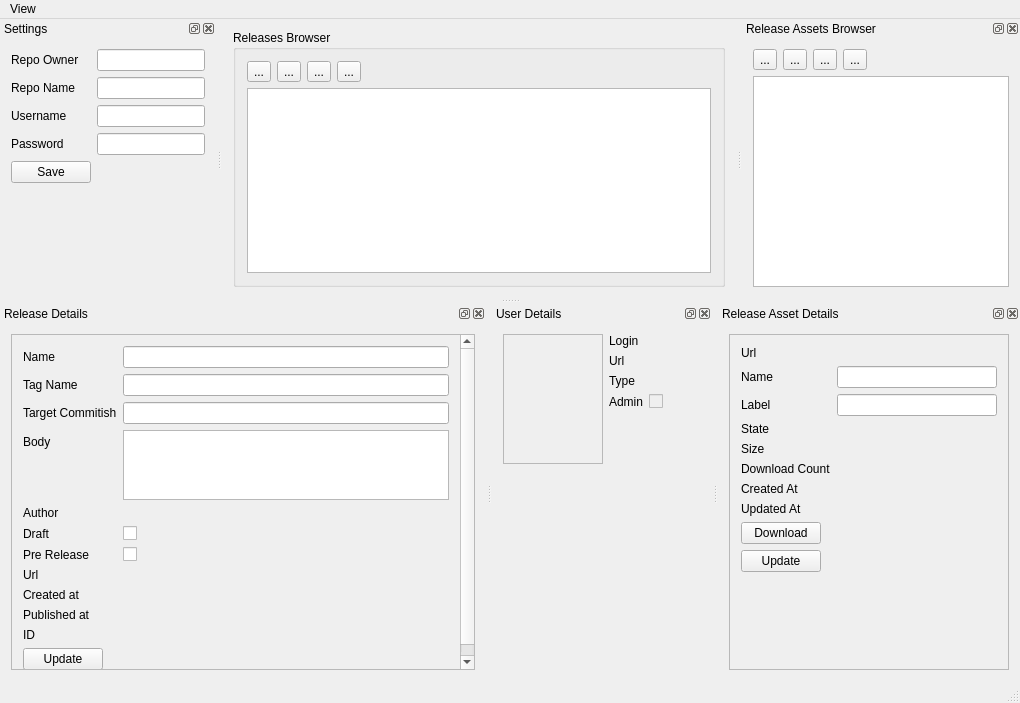
<?xml version="1.0" encoding="UTF-8"?>
<ui version="4.0">
 <class>MainWindow</class>
 <widget class="QMainWindow" name="MainWindow">
  <property name="geometry">
   <rect>
    <x>0</x>
    <y>0</y>
    <width>1020</width>
    <height>703</height>
   </rect>
  </property>
  <property name="windowTitle">
   <string>GitHub Release Editor</string>
  </property>
  <widget class="QWidget" name="centralWidget">
   <layout class="QVBoxLayout" name="verticalLayout">
    <item>
     <widget class="QGroupBox" name="groupBox">
      <property name="title">
       <string>Releases Browser</string>
      </property>
      <layout class="QVBoxLayout" name="verticalLayout_9">
       <item>
        <layout class="QHBoxLayout" name="horizontalLayout_3">
         <item>
          <widget class="QToolButton" name="reloadReleases">
           <property name="toolTip">
            <string>Reload</string>
           </property>
           <property name="text">
            <string>...</string>
           </property>
           <property name="icon">
            <iconset resource="resources.qrc">
             <normaloff>:/icons/PNG/gray_18/reload.png</normaloff>:/icons/PNG/gray_18/reload.png</iconset>
           </property>
          </widget>
         </item>
         <item>
          <widget class="QToolButton" name="releaseNew">
           <property name="statusTip">
            <string>Create new release</string>
           </property>
           <property name="text">
            <string>...</string>
           </property>
           <property name="icon">
            <iconset resource="resources.qrc">
             <normaloff>:/icons/PNG/gray_18/add.png</normaloff>:/icons/PNG/gray_18/add.png</iconset>
           </property>
          </widget>
         </item>
         <item>
          <widget class="QToolButton" name="releaseDelete">
           <property name="statusTip">
            <string>Delete Release</string>
           </property>
           <property name="text">
            <string>...</string>
           </property>
           <property name="icon">
            <iconset resource="resources.qrc">
             <normaloff>:/icons/PNG/gray_18/trash_can.png</normaloff>:/icons/PNG/gray_18/trash_can.png</iconset>
           </property>
          </widget>
         </item>
         <item>
          <widget class="QToolButton" name="releaseDetailsTB">
           <property name="statusTip">
            <string>View release details</string>
           </property>
           <property name="text">
            <string>...</string>
           </property>
           <property name="icon">
            <iconset resource="resources.qrc">
             <normaloff>:/icons/PNG/gray_18/eye.png</normaloff>:/icons/PNG/gray_18/eye.png</iconset>
           </property>
          </widget>
         </item>
         <item>
          <spacer name="horizontalSpacer_2">
           <property name="orientation">
            <enum>Qt::Horizontal</enum>
           </property>
           <property name="sizeHint" stdset="0">
            <size>
             <width>40</width>
             <height>20</height>
            </size>
           </property>
          </spacer>
         </item>
        </layout>
       </item>
       <item>
        <widget class="QTableWidget" name="releaseBrowser">
         <property name="editTriggers">
          <set>QAbstractItemView::NoEditTriggers</set>
         </property>
         <property name="selectionMode">
          <enum>QAbstractItemView::SingleSelection</enum>
         </property>
         <property name="selectionBehavior">
          <enum>QAbstractItemView::SelectRows</enum>
         </property>
         <property name="sortingEnabled">
          <bool>true</bool>
         </property>
         <attribute name="verticalHeaderVisible">
          <bool>false</bool>
         </attribute>
        </widget>
       </item>
      </layout>
     </widget>
    </item>
   </layout>
  </widget>
  <widget class="QMenuBar" name="menuBar">
   <property name="geometry">
    <rect>
     <x>0</x>
     <y>0</y>
     <width>1020</width>
     <height>20</height>
    </rect>
   </property>
   <widget class="QMenu" name="menuView">
    <property name="title">
     <string>View</string>
    </property>
    <addaction name="separator"/>
   </widget>
   <addaction name="menuView"/>
  </widget>
  <widget class="QStatusBar" name="statusBar"/>
  <widget class="QDockWidget" name="dockReleaseDetails">
   <property name="windowTitle">
    <string>Release Details</string>
   </property>
   <attribute name="dockWidgetArea">
    <number>8</number>
   </attribute>
   <widget class="QWidget" name="dockWidgetContents">
    <layout class="QVBoxLayout" name="verticalLayout_3">
     <item>
      <widget class="QScrollArea" name="scrollArea">
       <property name="lineWidth">
        <number>0</number>
       </property>
       <property name="widgetResizable">
        <bool>true</bool>
       </property>
       <widget class="QWidget" name="scrollAreaWidgetContents">
        <property name="geometry">
         <rect>
          <x>0</x>
          <y>0</y>
          <width>472</width>
          <height>358</height>
         </rect>
        </property>
        <layout class="QFormLayout" name="formLayout_2">
         <item row="0" column="0">
          <widget class="QLabel" name="label">
           <property name="text">
            <string>Name</string>
           </property>
          </widget>
         </item>
         <item row="0" column="1">
          <widget class="QLineEdit" name="releaseName"/>
         </item>
         <item row="1" column="0">
          <widget class="QLabel" name="label_2">
           <property name="text">
            <string>Tag Name</string>
           </property>
          </widget>
         </item>
         <item row="1" column="1">
          <widget class="QLineEdit" name="releaseTagName"/>
         </item>
         <item row="2" column="0">
          <widget class="QLabel" name="label_6">
           <property name="text">
            <string>Target Commitish</string>
           </property>
          </widget>
         </item>
         <item row="2" column="1">
          <widget class="QLineEdit" name="releaseTargetCommitish"/>
         </item>
         <item row="3" column="0">
          <widget class="QLabel" name="label_3">
           <property name="text">
            <string>Body</string>
           </property>
          </widget>
         </item>
         <item row="3" column="1">
          <widget class="QTextEdit" name="releaseBody"/>
         </item>
         <item row="4" column="0">
          <widget class="QLabel" name="label_8">
           <property name="text">
            <string>Author</string>
           </property>
          </widget>
         </item>
         <item row="4" column="1">
          <widget class="QLabel" name="releaseAuthor">
           <property name="text">
            <string/>
           </property>
          </widget>
         </item>
         <item row="5" column="0">
          <widget class="QLabel" name="label_4">
           <property name="text">
            <string>Draft</string>
           </property>
          </widget>
         </item>
         <item row="5" column="1">
          <widget class="QCheckBox" name="releaseDraft">
           <property name="text">
            <string/>
           </property>
          </widget>
         </item>
         <item row="6" column="0">
          <widget class="QLabel" name="label_5">
           <property name="text">
            <string>Pre Release</string>
           </property>
          </widget>
         </item>
         <item row="6" column="1">
          <widget class="QCheckBox" name="releasePreRelease">
           <property name="text">
            <string/>
           </property>
          </widget>
         </item>
         <item row="7" column="0">
          <widget class="QLabel" name="label_9">
           <property name="text">
            <string>Url</string>
           </property>
          </widget>
         </item>
         <item row="7" column="1">
          <widget class="QLabel" name="releaseHtmlUrl">
           <property name="text">
            <string/>
           </property>
          </widget>
         </item>
         <item row="8" column="0">
          <widget class="QLabel" name="label_11">
           <property name="text">
            <string>Created at</string>
           </property>
          </widget>
         </item>
         <item row="8" column="1">
          <widget class="QLabel" name="releaseCreatedAt">
           <property name="text">
            <string/>
           </property>
          </widget>
         </item>
         <item row="9" column="0">
          <widget class="QLabel" name="label_13">
           <property name="text">
            <string>Published at</string>
           </property>
          </widget>
         </item>
         <item row="9" column="1">
          <widget class="QLabel" name="releasePublishedAt">
           <property name="text">
            <string/>
           </property>
          </widget>
         </item>
         <item row="10" column="0">
          <widget class="QLabel" name="label_15">
           <property name="text">
            <string>ID</string>
           </property>
          </widget>
         </item>
         <item row="10" column="1">
          <widget class="QLabel" name="releaseID">
           <property name="text">
            <string/>
           </property>
          </widget>
         </item>
         <item row="11" column="0">
          <widget class="QPushButton" name="updateRelease">
           <property name="text">
            <string>Update</string>
           </property>
           <property name="icon">
            <iconset resource="resources.qrc">
             <normaloff>:/icons/PNG/gray_18/pencil.png</normaloff>:/icons/PNG/gray_18/pencil.png</iconset>
           </property>
          </widget>
         </item>
        </layout>
       </widget>
      </widget>
     </item>
    </layout>
   </widget>
  </widget>
  <widget class="QDockWidget" name="dockUserDetails">
   <property name="sizePolicy">
    <sizepolicy hsizetype="Expanding" vsizetype="Expanding">
     <horstretch>0</horstretch>
     <verstretch>0</verstretch>
    </sizepolicy>
   </property>
   <property name="windowTitle">
    <string>User Details</string>
   </property>
   <attribute name="dockWidgetArea">
    <number>8</number>
   </attribute>
   <widget class="QWidget" name="dockWidgetContents_2">
    <layout class="QFormLayout" name="formLayout_4">
     <item row="0" column="0">
      <widget class="QLabel" name="userPicture">
       <property name="sizePolicy">
        <sizepolicy hsizetype="Fixed" vsizetype="Fixed">
         <horstretch>0</horstretch>
         <verstretch>0</verstretch>
        </sizepolicy>
       </property>
       <property name="minimumSize">
        <size>
         <width>100</width>
         <height>130</height>
        </size>
       </property>
       <property name="maximumSize">
        <size>
         <width>100</width>
         <height>130</height>
        </size>
       </property>
       <property name="frameShape">
        <enum>QFrame::StyledPanel</enum>
       </property>
       <property name="frameShadow">
        <enum>QFrame::Sunken</enum>
       </property>
       <property name="text">
        <string/>
       </property>
       <property name="scaledContents">
        <bool>true</bool>
       </property>
      </widget>
     </item>
     <item row="0" column="1">
      <layout class="QFormLayout" name="formLayout_3">
       <item row="0" column="0">
        <widget class="QLabel" name="label_12">
         <property name="text">
          <string>Login</string>
         </property>
        </widget>
       </item>
       <item row="0" column="1">
        <widget class="QLabel" name="userLogin">
         <property name="text">
          <string/>
         </property>
        </widget>
       </item>
       <item row="1" column="0">
        <widget class="QLabel" name="label_14">
         <property name="text">
          <string>Url</string>
         </property>
        </widget>
       </item>
       <item row="1" column="1">
        <widget class="QLabel" name="userUrl">
         <property name="text">
          <string/>
         </property>
         <property name="textFormat">
          <enum>Qt::RichText</enum>
         </property>
         <property name="openExternalLinks">
          <bool>true</bool>
         </property>
         <property name="textInteractionFlags">
          <set>Qt::LinksAccessibleByMouse|Qt::TextSelectableByMouse</set>
         </property>
        </widget>
       </item>
       <item row="2" column="0">
        <widget class="QLabel" name="label_7">
         <property name="text">
          <string>Type</string>
         </property>
        </widget>
       </item>
       <item row="2" column="1">
        <widget class="QLabel" name="userType">
         <property name="text">
          <string/>
         </property>
        </widget>
       </item>
       <item row="3" column="0">
        <widget class="QLabel" name="label_16">
         <property name="text">
          <string>Admin</string>
         </property>
        </widget>
       </item>
       <item row="3" column="1">
        <widget class="QCheckBox" name="userAdmin">
         <property name="enabled">
          <bool>false</bool>
         </property>
         <property name="text">
          <string/>
         </property>
         <property name="checkable">
          <bool>true</bool>
         </property>
        </widget>
       </item>
      </layout>
     </item>
    </layout>
   </widget>
  </widget>
  <widget class="QDockWidget" name="dockReleaseAssetsBrowser">
   <property name="windowTitle">
    <string>Release Assets Browser</string>
   </property>
   <attribute name="dockWidgetArea">
    <number>2</number>
   </attribute>
   <widget class="QWidget" name="dockWidgetContents_3">
    <layout class="QVBoxLayout" name="verticalLayout_5">
     <item>
      <layout class="QHBoxLayout" name="horizontalLayout_2">
       <item>
        <widget class="QToolButton" name="assetCreate">
         <property name="statusTip">
          <string>Add new asset</string>
         </property>
         <property name="text">
          <string>...</string>
         </property>
         <property name="icon">
          <iconset resource="resources.qrc">
           <normaloff>:/icons/PNG/gray_18/add.png</normaloff>:/icons/PNG/gray_18/add.png</iconset>
         </property>
        </widget>
       </item>
       <item>
        <widget class="QToolButton" name="assetDelete">
         <property name="statusTip">
          <string>Delete asset</string>
         </property>
         <property name="text">
          <string>...</string>
         </property>
         <property name="icon">
          <iconset resource="resources.qrc">
           <normaloff>:/icons/PNG/gray_18/trash_can.png</normaloff>:/icons/PNG/gray_18/trash_can.png</iconset>
         </property>
        </widget>
       </item>
       <item>
        <widget class="QToolButton" name="assetDownloadTB">
         <property name="statusTip">
          <string>Download and save asset</string>
         </property>
         <property name="text">
          <string>...</string>
         </property>
         <property name="icon">
          <iconset resource="resources.qrc">
           <normaloff>:/icons/PNG/gray_18/diskette.png</normaloff>:/icons/PNG/gray_18/diskette.png</iconset>
         </property>
        </widget>
       </item>
       <item>
        <widget class="QToolButton" name="assetDetails">
         <property name="statusTip">
          <string>View asset details</string>
         </property>
         <property name="text">
          <string>...</string>
         </property>
         <property name="icon">
          <iconset resource="resources.qrc">
           <normaloff>:/icons/PNG/gray_18/eye.png</normaloff>:/icons/PNG/gray_18/eye.png</iconset>
         </property>
        </widget>
       </item>
       <item>
        <spacer name="horizontalSpacer">
         <property name="orientation">
          <enum>Qt::Horizontal</enum>
         </property>
         <property name="sizeHint" stdset="0">
          <size>
           <width>40</width>
           <height>20</height>
          </size>
         </property>
        </spacer>
       </item>
      </layout>
     </item>
     <item>
      <widget class="QTableWidget" name="assetBrowser">
       <property name="editTriggers">
        <set>QAbstractItemView::NoEditTriggers</set>
       </property>
       <property name="selectionMode">
        <enum>QAbstractItemView::SingleSelection</enum>
       </property>
       <property name="selectionBehavior">
        <enum>QAbstractItemView::SelectRows</enum>
       </property>
       <property name="sortingEnabled">
        <bool>true</bool>
       </property>
       <attribute name="verticalHeaderVisible">
        <bool>false</bool>
       </attribute>
      </widget>
     </item>
    </layout>
   </widget>
  </widget>
  <widget class="QDockWidget" name="dockReleaseAssetDetails">
   <property name="windowTitle">
    <string>Release Asset Details</string>
   </property>
   <attribute name="dockWidgetArea">
    <number>8</number>
   </attribute>
   <widget class="QWidget" name="dockWidgetContents_4">
    <layout class="QVBoxLayout" name="verticalLayout_7">
     <item>
      <widget class="QScrollArea" name="scrollArea_2">
       <property name="widgetResizable">
        <bool>true</bool>
       </property>
       <widget class="QWidget" name="scrollAreaWidgetContents_2">
        <property name="geometry">
         <rect>
          <x>0</x>
          <y>0</y>
          <width>285</width>
          <height>358</height>
         </rect>
        </property>
        <layout class="QFormLayout" name="formLayout">
         <item row="0" column="0">
          <widget class="QLabel" name="label_17">
           <property name="text">
            <string>Url</string>
           </property>
          </widget>
         </item>
         <item row="0" column="1">
          <widget class="QLabel" name="assetUrl">
           <property name="text">
            <string/>
           </property>
          </widget>
         </item>
         <item row="1" column="0">
          <widget class="QLabel" name="label_19">
           <property name="text">
            <string>Name</string>
           </property>
          </widget>
         </item>
         <item row="2" column="0">
          <widget class="QLabel" name="label_20">
           <property name="text">
            <string>Label</string>
           </property>
          </widget>
         </item>
         <item row="3" column="0">
          <widget class="QLabel" name="label_21">
           <property name="text">
            <string>State</string>
           </property>
          </widget>
         </item>
         <item row="4" column="0">
          <widget class="QLabel" name="label_22">
           <property name="text">
            <string>Size</string>
           </property>
          </widget>
         </item>
         <item row="5" column="0">
          <widget class="QLabel" name="label_23">
           <property name="text">
            <string>Download Count</string>
           </property>
          </widget>
         </item>
         <item row="6" column="0">
          <widget class="QLabel" name="label_24">
           <property name="text">
            <string>Created At</string>
           </property>
          </widget>
         </item>
         <item row="7" column="0">
          <widget class="QLabel" name="label_25">
           <property name="text">
            <string>Updated At</string>
           </property>
          </widget>
         </item>
         <item row="3" column="1">
          <widget class="QLabel" name="assetState">
           <property name="text">
            <string/>
           </property>
          </widget>
         </item>
         <item row="4" column="1">
          <widget class="QLabel" name="assetSize">
           <property name="text">
            <string/>
           </property>
          </widget>
         </item>
         <item row="5" column="1">
          <widget class="QLabel" name="assetDownloadCount">
           <property name="text">
            <string/>
           </property>
          </widget>
         </item>
         <item row="6" column="1">
          <widget class="QLabel" name="assetCreatedAt">
           <property name="text">
            <string/>
           </property>
          </widget>
         </item>
         <item row="7" column="1">
          <widget class="QLabel" name="assetUpdatedAt">
           <property name="text">
            <string/>
           </property>
          </widget>
         </item>
         <item row="1" column="1">
          <widget class="QLineEdit" name="assetName"/>
         </item>
         <item row="2" column="1">
          <widget class="QLineEdit" name="assetLabel"/>
         </item>
         <item row="8" column="0">
          <layout class="QVBoxLayout" name="verticalLayout_2">
           <item>
            <widget class="QPushButton" name="assetDownload">
             <property name="text">
              <string>Download</string>
             </property>
             <property name="icon">
              <iconset resource="resources.qrc">
               <normaloff>:/icons/PNG/gray_18/diskette.png</normaloff>:/icons/PNG/gray_18/diskette.png</iconset>
             </property>
            </widget>
           </item>
           <item>
            <widget class="QPushButton" name="assetUpdate">
             <property name="text">
              <string>Update</string>
             </property>
             <property name="icon">
              <iconset resource="resources.qrc">
               <normaloff>:/icons/PNG/gray_18/pencil.png</normaloff>:/icons/PNG/gray_18/pencil.png</iconset>
             </property>
            </widget>
           </item>
          </layout>
         </item>
        </layout>
       </widget>
      </widget>
     </item>
    </layout>
   </widget>
  </widget>
  <widget class="QDockWidget" name="dockSettings">
   <property name="windowTitle">
    <string>Settings</string>
   </property>
   <attribute name="dockWidgetArea">
    <number>1</number>
   </attribute>
   <widget class="QWidget" name="dockWidgetContents_5">
    <layout class="QFormLayout" name="formLayout_5">
     <item row="0" column="0">
      <widget class="QLabel" name="label_10">
       <property name="text">
        <string>Repo Owner</string>
       </property>
      </widget>
     </item>
     <item row="1" column="0">
      <widget class="QLabel" name="label_18">
       <property name="text">
        <string>Repo Name</string>
       </property>
      </widget>
     </item>
     <item row="2" column="0">
      <widget class="QLabel" name="label_26">
       <property name="text">
        <string>Username</string>
       </property>
      </widget>
     </item>
     <item row="3" column="0">
      <widget class="QLabel" name="label_27">
       <property name="text">
        <string>Password</string>
       </property>
      </widget>
     </item>
     <item row="0" column="1">
      <widget class="QLineEdit" name="repoOwner"/>
     </item>
     <item row="1" column="1">
      <widget class="QLineEdit" name="repoName"/>
     </item>
     <item row="2" column="1">
      <widget class="QLineEdit" name="username"/>
     </item>
     <item row="3" column="1">
      <widget class="QLineEdit" name="password"/>
     </item>
     <item row="4" column="0">
      <widget class="QPushButton" name="saveSettings">
       <property name="text">
        <string>Save</string>
       </property>
       <property name="icon">
        <iconset resource="resources.qrc">
         <normaloff>:/icons/PNG/gray_18/diskette.png</normaloff>:/icons/PNG/gray_18/diskette.png</iconset>
       </property>
      </widget>
     </item>
    </layout>
   </widget>
  </widget>
  <action name="actionRelease_Details">
   <property name="checkable">
    <bool>true</bool>
   </property>
   <property name="text">
    <string>Release Details</string>
   </property>
  </action>
  <action name="actionRelease_Assets_Browser">
   <property name="checkable">
    <bool>true</bool>
   </property>
   <property name="text">
    <string>Release Assets Browser</string>
   </property>
  </action>
  <action name="actionRelease_Asset_Details">
   <property name="checkable">
    <bool>true</bool>
   </property>
   <property name="text">
    <string>Release Asset Details</string>
   </property>
  </action>
  <action name="actionUser_Details">
   <property name="checkable">
    <bool>true</bool>
   </property>
   <property name="text">
    <string>User Details</string>
   </property>
  </action>
 </widget>
 <layoutdefault spacing="6" margin="11"/>
 <resources>
  <include location="resources.qrc"/>
 </resources>
 <connections/>
</ui>
